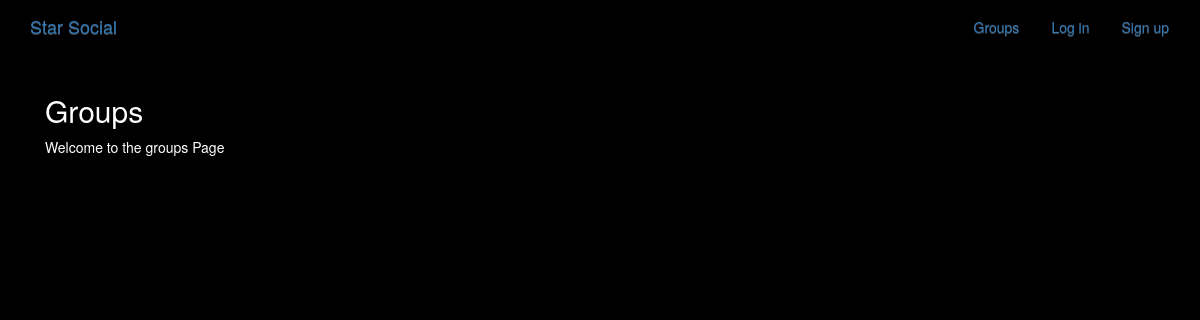
Page /groups/ on the earlier database version.
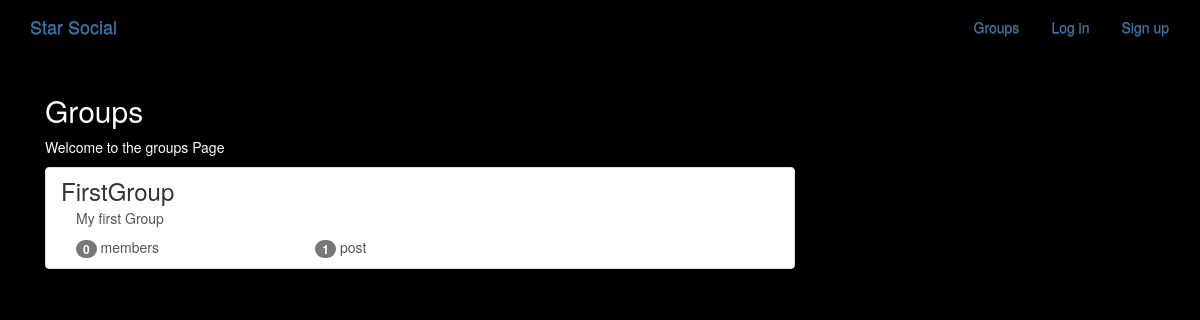
Same page on the later database version.
### groups/models.py (models this page shows, shortened)
class Group(models.Model):
    name = models.CharField(max_length = 255, unique = True)
    slug = models.SlugField(allow_unicode = True, unique = True)
    description = models.TextField(blank = True, default = '')
    description_html = models.TextField(editable = False, default = '', blank = True)
    members = models.ManyToManyField(User, through = 'GroupMember')
    class Meta:
        ordering = ['name']

### groups/views.py (the view)
# urls.py: path('', views.ListGroups.as_view(), name="all"),
class ListGroups(generic.ListView):
    model = Group

### groups/templates/groups/group_list.html (shortened to what this page needs)
{% extends "groups/group_base.html" %}
{% block pregroup %}
  <div class = "col-md-8">
    <div class = "content">
      <h2> Groups </h2>
      <p> Welcome to the groups Page </p>
    </div>
  </div>
{% endblock %}
{% block group_content %}
  <div class = "col-md-8">
    <div class = "list-group">
      {% for group in object_list %}
        <a class = "list-group-item" href = "{% url 'groups:single' slug=group.slug %}">
          <h3 class = "title list-group-item-heading">{{group.name}}</h3>
          <div class = "list-group-item-text container-fluid">
            {{group.description_html|safe}}
            <div class = "row">
              <div class = "col-md-4" >
                <span class = "badge">{{group.members.count}}</span>
                member{{group.members.count|pluralize}}
              </div>
              <div class = "col-md-4">
                <span class = "badge">{{group.posts.count}}</span>
                post{{group.posts.count|pluralize}}
              </div>
            </div>
          </div>
        </a>
      {% endfor %}
    </div>
  </div>
{% endblock %}

Differences in the rows shown:
added Group: name "FirstGroup", description_html "My first Group", members.count "0", posts.count "1"
